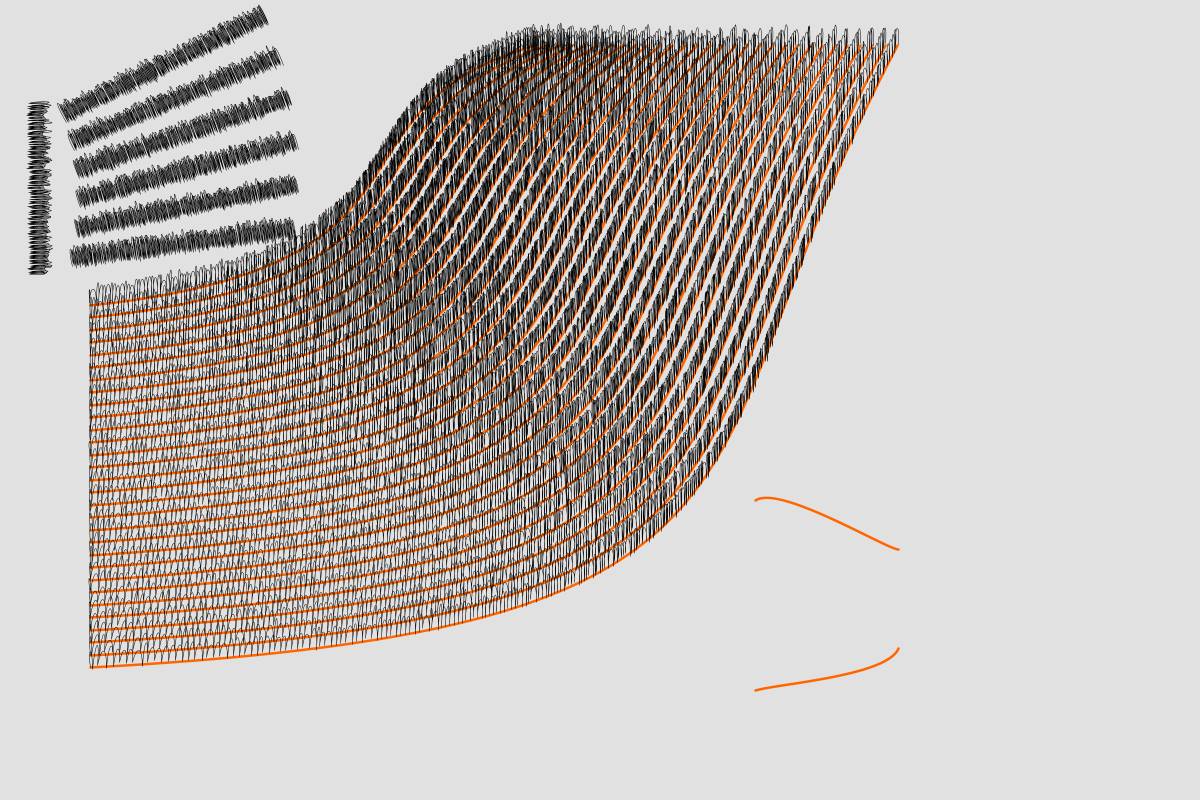
Frame 1 (no input)
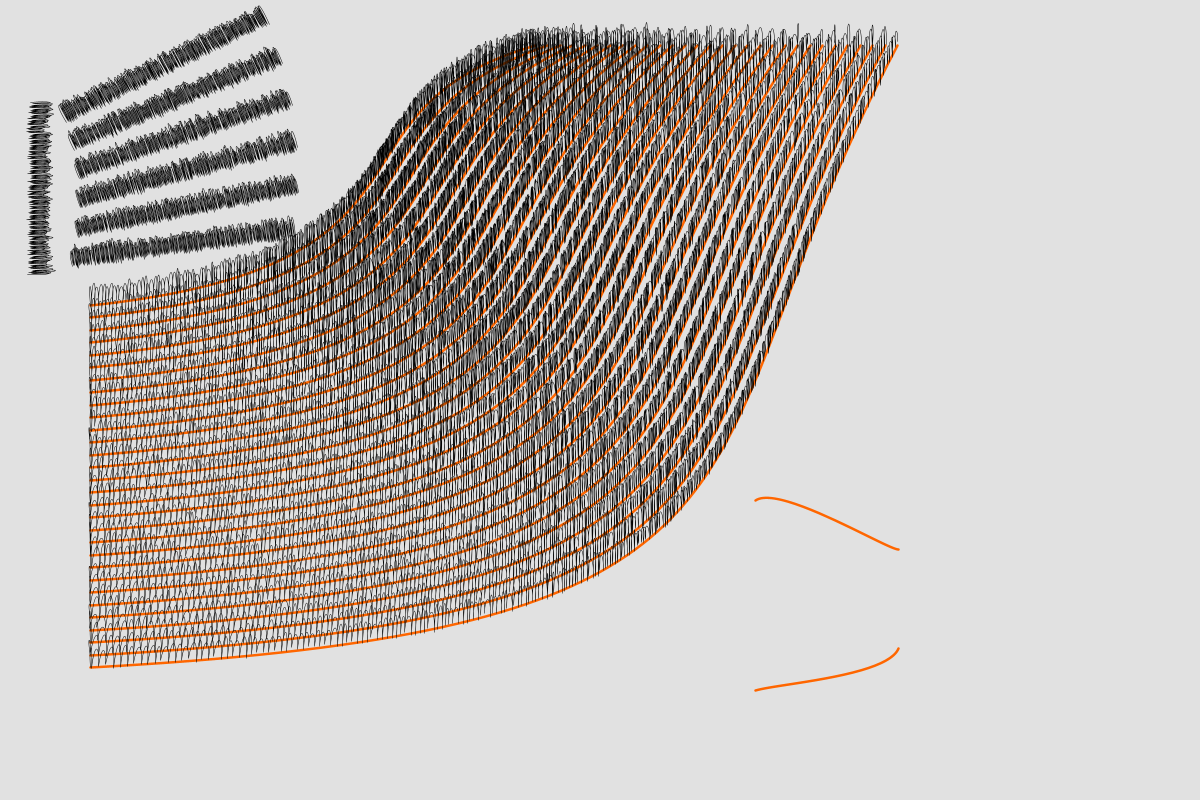
Frame 2 (the mouse pressed at the canvas centre, redrawn once)

The Processing sketch that drew these frames (run headless with seeded random() and noise(); the mouse was pressed at the canvas centre and the sketch redrawn once):

// Processing sketch: BezierSquiggles
// ── BezierSquiggles.pde
float xoff = 0;
float inc = 0.2;

void setup() {
  size(1200, 800);
}

void draw() {
  noLoop();
  noFill();
  background(225);
  scale(0.25);
  pushMatrix();
  translate(0, 400);
  drawVerticleSquiggleLine();
  drawAngledHorizontalSquiggles();
  popMatrix();
  pushMatrix();
  translate(300, 100);
  for (int i = 0; i < 1500; i+=50) {
    drawSquigglesAlongACurve(60, 1120 + i, 1560 + i, 960 + i, 940 + i, 340 + i, 1840 + i, 80);
  }
  popMatrix();
  pushMatrix();
  translate(3000, 2000);
  drawSquigglesBetweenTwoCurves();
  popMatrix();
  

}

void drawVerticleSquiggleLine() {
  strokeWeight(2);
  stroke(0);
  int x = 120;
  int y = 10;
  beginShape();
  vertex(x, y);
  while(y < 700) {
    float x1 = x + map(noise(xoff), 0, 1, 50, 150);
    xoff += inc;
    float y1 = y - 10 + map(noise(xoff), 0, 1, -2, 2);
    xoff += inc;
    float x2 = x + map(noise(xoff), 0, 1, 50, 150);
    xoff += inc;
    float y2 = y + 10 + map(noise(xoff), 0, 1, -2, 2);
    xoff += inc;
    float x3 = x + map(noise(xoff), 0, 1, -20, 20);
    xoff += inc;
    float y3 = y + 5 + map(noise(xoff), 0, 1, -2, 2);
    bezierVertex(x1, y1, x2, y2, x3, y3);
    y+=5;
  }
  endShape();
}

void drawAngledHorizontalSquiggles() {
  strokeWeight(2);
  stroke(0);
  int x,y;
  
  float rot = -PI/24;
  for (y = 700; y > 100; y -= 100) {
    pushMatrix();
    rotate(rot);
    x = 200;
    beginShape();
    vertex(x, y);
    while(x < 1100) {
      float y1 = y - map(noise(xoff), 0, 1, 50, 150);
      xoff += inc;
      float x1 = x - 10 + map(noise(xoff), 0, 1, -2, 2);
      xoff += inc;
      float y2 = y - map(noise(xoff), 0, 1, 50, 150);
      xoff += inc;
      float x2 = x + 10 + map(noise(xoff), 0, 1, -2, 2);
      xoff += inc;
      float y3 = y + map(noise(xoff), 0, 1, -20, 20);
      xoff += inc;
      float x3 = x + 5 + map(noise(xoff), 0, 1, -2, 2);
      bezierVertex(x1, y1, x2, y2, x3, y3);
      x+=5;
    }
    endShape();
    rot -= PI/48;
    popMatrix();
  }
}

void drawSquigglesAlongACurve(float px1, float py1, float cx1, float cy1, float cx2, float cy2, float px2, float py2) {
  stroke(255, 102, 0);
  strokeWeight(10);
  bezier(px1, py1, cx1, cy1, cx2, cy2, px2, py2);
  strokeWeight(2);
  int steps = 300;
  stroke(0);
  beginShape();
  vertex(px1, py1);
  for (int i = 0; i <= steps; i++) {
    /*if (i > 50 && i < steps - 50 && i%3 != 0) {
      // Weird effect but ok
      // Using this to make the central bit less dense
      continue;
    }*/
    float t = i / float(steps);
    float x0 = bezierPoint(px1, cx1, cx2, px2, t);
    float y0 = bezierPoint(py1, cy1, cy2, py2, t);
    
    float y1 = y0 - map(noise(xoff), 0, 1, 50, 150);
    xoff += inc;
    float x1 = x0 - 10 + map(noise(xoff), 0, 1, -10, 10);
    xoff += inc;
    float y2 = y0 - map(noise(xoff), 0, 1, 50, 150);
    xoff += inc;
    float x2 = x0 + 10 + map(noise(xoff), 0, 1, -10, 10);
    xoff += inc;
    float y3 = y0 + map(noise(xoff), 0, 1, -20, 20);
    xoff += inc;
    float x3 = x0 + 5 + map(noise(xoff), 0, 1, -10, 10);
    bezierVertex(x1, y1, x2, y2, x3, y3);
  }
  endShape();
}

void drawSquigglesBetweenTwoCurves() {
  stroke(255, 102, 0);
  strokeWeight(10);  
  curve(20, 594, 20, 0, 592, 196, 292, 0);
  curve(20, 760, 20, 760, 592, 592, 292, 96);
}
 
